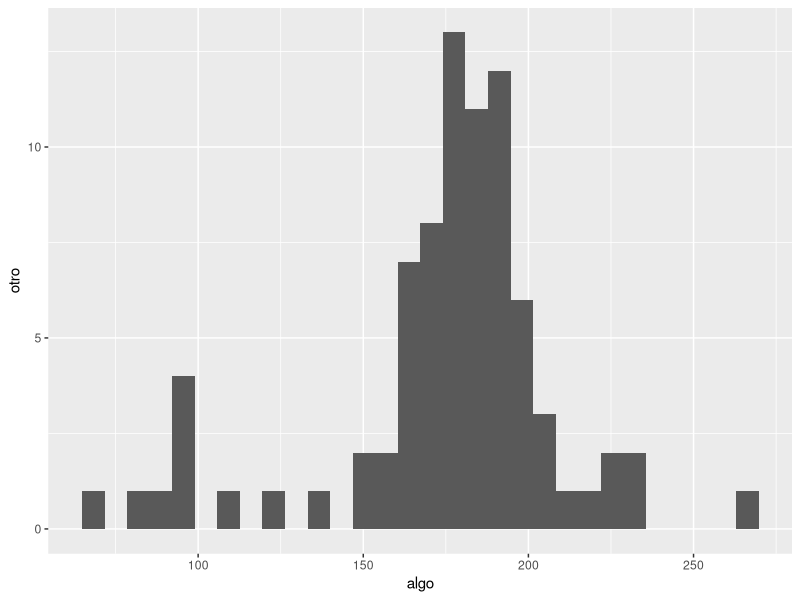

Source code (R):
## ---- chunk 1
knitr::opts_chunk$set(echo = TRUE)
## ---- chunk 2
library(dplyr)
data("starwars")
head(starwars)


## ---- chunk 3
str(starwars
    )
## ---- chunk 4
starwars %>% 
  filter(species == "Droid")
# in base r it would look like:
subset(starwars, species == "Droid")

#another example
starwars %>% 
  filter(skin_color=="light",
         eye_color=="brown" &
           hair_color=="black")

## ---- chunk 5
starwars %>% 
  arrange(height, mass)


starwars %>% 
  arrange(desc(height))
## ---- chunk 6
starwars %>% 
  slice(5:10)

starwars %>% 
  slice_head(n=8)

starwars %>% 
  slice_tail(n=5)

## ---- chunk 7
starwars %>% 
  select(name, hair_color, skin_color, eye_color) %>% 
  slice_head(n=10)

## ---- chunk 8
starwars %>% 
  select(!hair_color,! eye_color)
## ---- chunk 9
starwars %>% 
  select(-name, -skin_color)
## ---- chunk 10
starwars %>% 
  select(1,2, species) %>% 
  filter(species=="Droid") %>% 
  summarise(species)
## ---- chunk 11
starwars %>% 
  select(contains('c'))
## ---- chunk 12
starwars %>% 
  select(starts_with('n'))
## ---- chunk 13

#First the name you want, second the current name
starwars %>% 
  rename(Character = name)


## ---- chunk 14
newstarwars <- starwars %>% 
  mutate(height_m = height / 180)
newstarwars %>% #order of columns 
  select(height_m, height, everything())
## ---- chunk 15
newstarwars %>% 
  mutate(height_m = height/100,
         .keep = "none")
## ---- chunk 16
starwars %>% 
  mutate(height_cat = ifelse(height > 100, "tall", "small")) %>% 
  select (height, height_cat, everything())

## ---- chunk 17
library(ggplot2)
starwars %>% 
  mutate(height_cat = ifelse(height > 100, "tall", "small")) %>% 
  ggplot(aes(x=height, file=height_cat)) +
  geom_histogram()+
  labs(x='algo', y='otro')


## ---- chunk 18
starwars %>% 
  summarise(height_cm = mean(height, na.rm=TRUE))
## ---- chunk 19
starwars %>% 
  summarise(mean=mean(height, na.rm=T),
            min=min(height, na.rm=T),
            max=max(height, na.rm=T))
## ---- chunk 20
starwars %>% 
  group_by(species) %>% 
  summarise(mean_height = mean(height, na.rm=T),
            sd_height= sd(height, na.rm=T)
            )
## ---- chunk 21
starwars %>% 
  group_by(homeworld, gender) %>%
  summarise(mean_height_by_gender = mean(height, na.rm=T),
            sd_height_by_gender= sd(height, na.rm=T))
  
  
## ---- chunk 22
starwars %>% 
  group_by(species) %>% 
  count(homeworld, sort = TRUE)
## ---- chunk 23
starwars %>% 
  sample_n(10)

starwars %>% 
  sample_n(10,
           replace=T
           )
